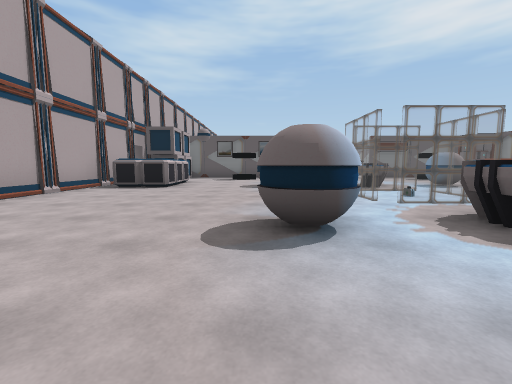
View 1 (above)

16 first-person views from a walk through a Unity game level. The camera is 1.2 m above the floor, tilts 6° down and sees 90° across. Doors are open. The floor is counted in squares, 2 m on a side. Each view is taken from the middle of a square. On the plan, view 1 faces up. The plan holds only what a view shows up to about 9 squares ahead; the rest is blank. The place goes on beyond the plan. Some animated figures are not drawn.

View 2
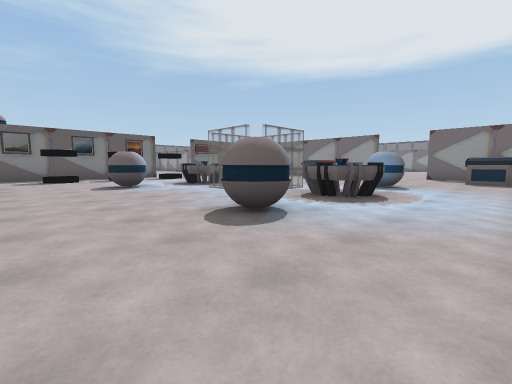

View 3
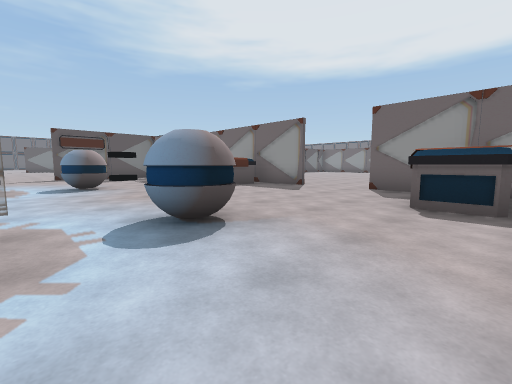

View 4
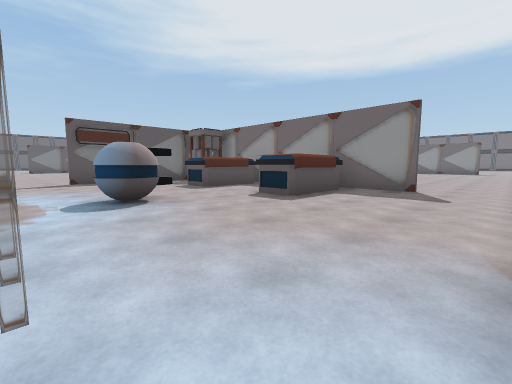

View 5
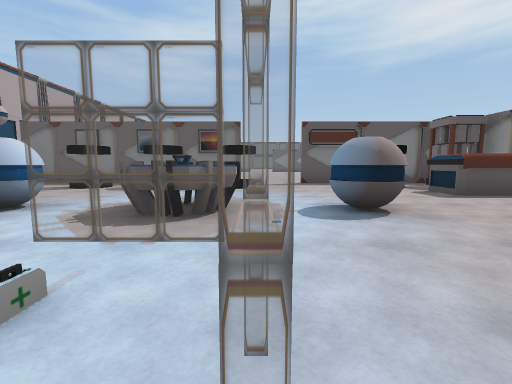

View 6
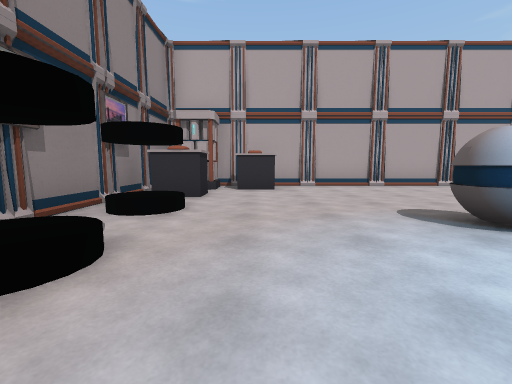

View 7
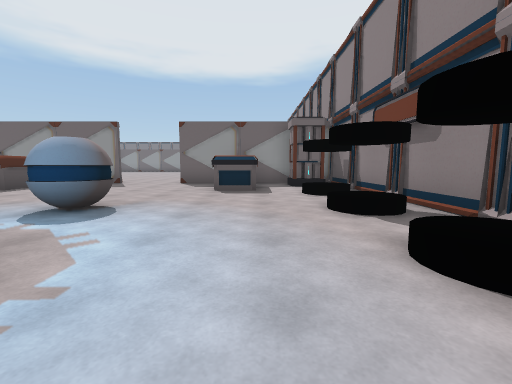

View 8
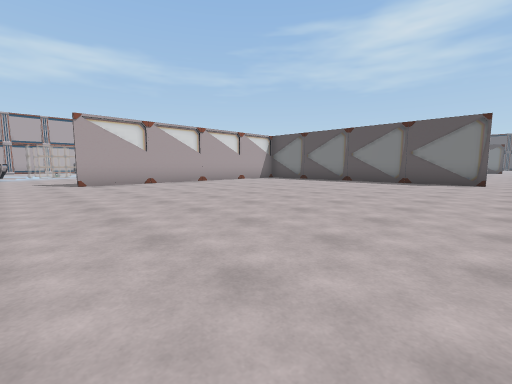

View 9
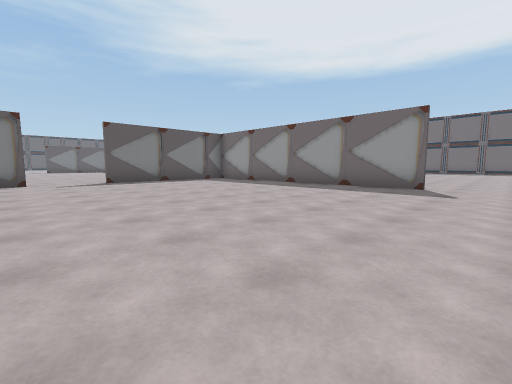

View 10
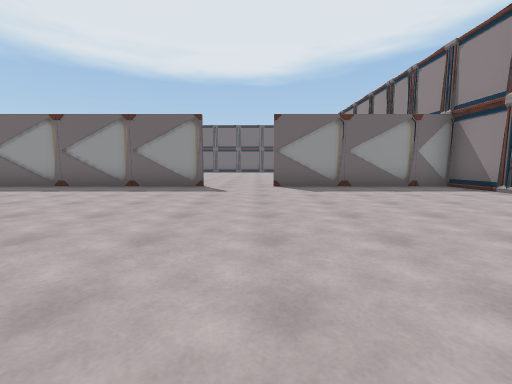

View 11
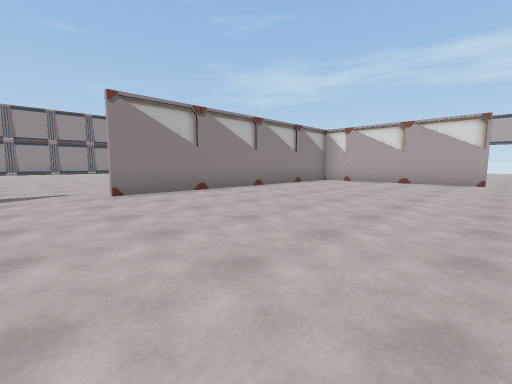

View 12
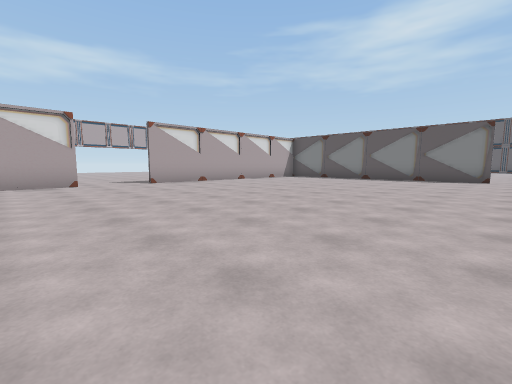

View 13
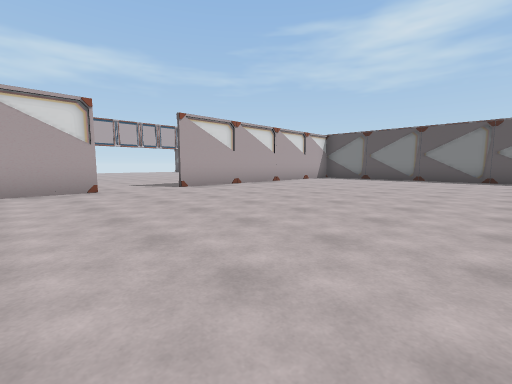

View 14
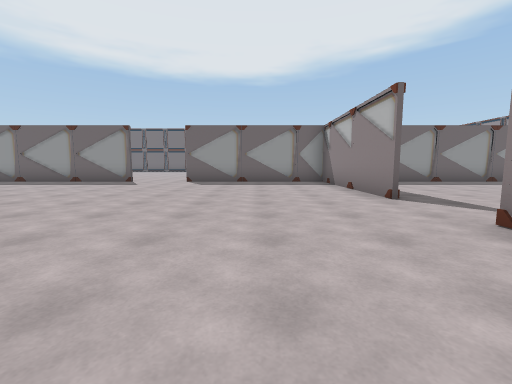

View 15
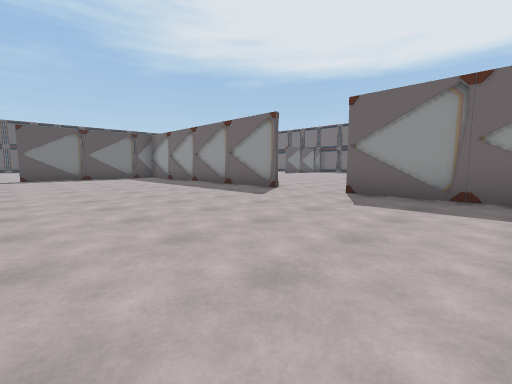

View 16
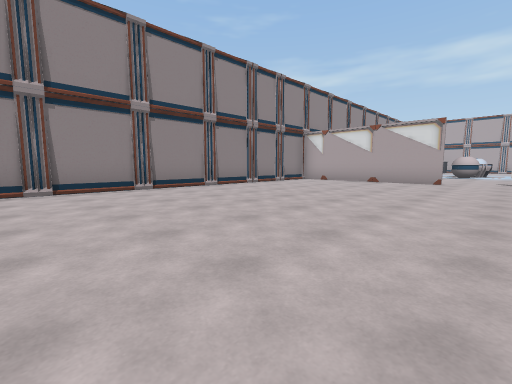

### Floor plan
Points are (right, up) in squares from view 1. A wall is a line through its corners. A room is listed if a view was taken in it or the views show most of it. See-through windows are left out.
Room 1 (views 1, 2, 3, 4, 5, 6, 7, 8, 9, 10, 16)
walls: (10.6, 5.5) (10.6, 4.5); (10.5, 4.4) (10.5, 5.8); (10.6, 2.6) (10.6, 1.5); (10.5, 1.5) (10.5, 2.5); (9.8, 12.5) (8.9, 12.5); (6.5, 12.5) (5.5, 12.5); (3.5, 12.5) (-2.5, 12.5); (13.6, -2.5) (20, -2.5); (4.2, -2.5) (10.5, -2.5) (10.5, -0.5); (18.6, 12.5) (15.6, 12.5); (21.4, 12.5) (20.5, 12.5); (-4.5, 8.6) (-4.5, -1.1); (25.2, 4.4) (25.2, 10.2); (-3, -2.5) (0.8, -2.5); (23.4, -2.5) (25.2, -2.5) (25.2, 2.5)
ways out: open door at (19.2, 12.6) to room 2; open door at (4.8, 12.4); open door at (10.6, 3.8); open door at (25.5, 4)
objects: battery (-4, -2) to (-4, -1); cabinet (-4, 0); container (-4, 7); other object (-4, 11) to (-3, 11); container (-3, 7); container (-3, 8); other object (-3, 9); cabinet (-2, -2) to (-2, -1); other object (0, 2) to (1, 3); other object (0, 7) to (1, 8); projector (3, 2) to (3, 3); projector (3, 7) to (3, 8); other object (5, 2) to (6, 3); other object (5, 7) to (6, 8); bed (8, 0) to (8, 1); bed (8, 6) to (10, 7); bed (8, 9) to (10, 10); battery (9, -1); battery (9, 11); bed (10, 0) to (10, 1)
Room 2 (views 11, 12, 13, 14, 15)
walls: (25.2, 19.5) (25.2, 22.6); (18.6, 27.3) (15.4, 27.3); (10.6, 17.6) (10.6, 14.5); (10.6, 22.5) (10.6, 19.5); (20.5, 12.6) (25, 12.6); (25.2, 14.9) (25.2, 17.5); (12.5, 12.6) (18.5, 12.6)
ways out: open door at (19.2, 12.6) to room 1; open door at (10.5, 18.5); open door at (20.2, 26.6); open door at (25, 18.3)

Where each view was taken, in squares from view 1:
view 1: 0 up, 0 right, facing up
view 2: 0 up, 2 left, facing up-right
view 3: 0 up, 4 right, facing up-right
view 4: 3 up, 4 right, facing up-right
view 5: 4 up, 4 right, facing up
view 6: 0 up, 3 right, facing left
view 7: 0 up, 2 right, facing right
view 8: 3 up, 19 right, facing up-left
view 9: 3 up, 18 right, facing up-right
view 10: 3 up, 18 right, facing right
view 11: 18 up, 20 right, facing down-left
view 12: 16 up, 19 right, facing up-left
view 13: 16 up, 17 right, facing up-left
view 14: 15 up, 16 right, facing right
view 15: 15 up, 20 right, facing up-right
view 16: 4 up, 20 right, facing down-left
